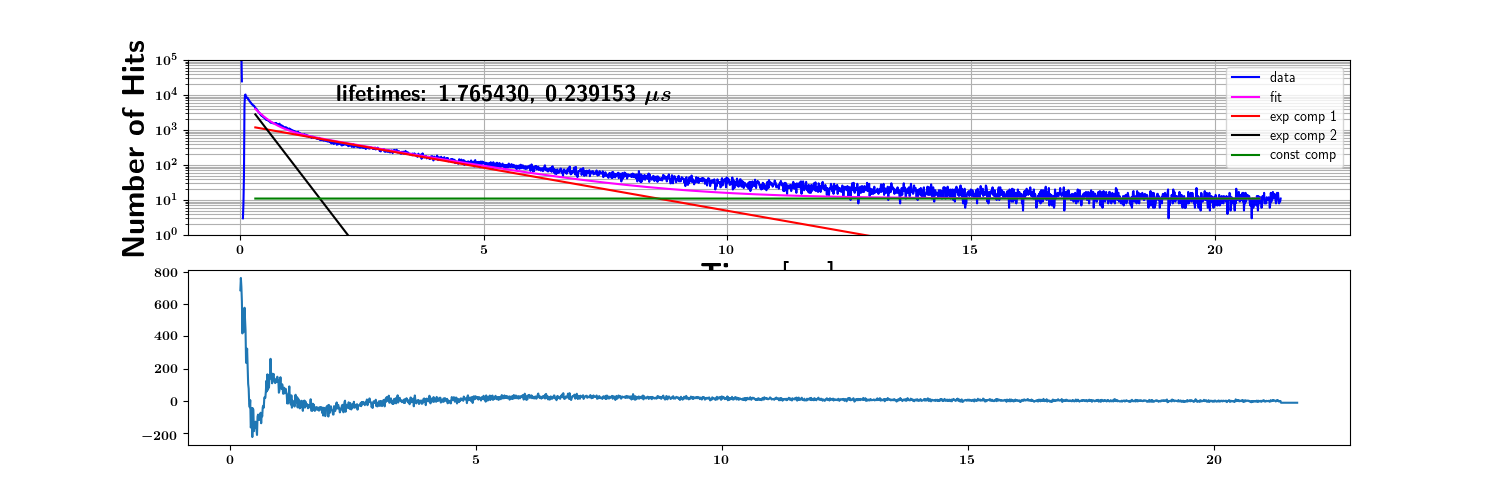

Write the Python code that produced this figure.
import math
import numpy as np
import matplotlib.pyplot as plt
import csv
from scipy.optimize import curve_fit

#for bold math
plt.rc('text', usetex=True)
plt.rcParams['text.latex.preamble'] = [r'\boldmath']

#def muonFit(t,C,tau,A1,tau1,A2,tau2):
#    return C*np.exp(-t/tau) + A1*np.exp(-t/tau1) + A2*np.exp(-t/tau2)

def muonFit(t,A1,tau1,A2,tau2):
    return 11. + A1*np.exp(-t/tau1) + A2*np.exp(-t/tau2) 

def expon(t,A,tau):
    return A*np.exp(-t/tau)

def gaussian(t,a,b,c):
    return a*np.exp(-(t-b)**2/(2*c**2))

#p_0 = [1000,2,1000,2,10000,2]
p_0 = [1000,2,10000,2 ]

binnum = []
tbins  = []
fitbnum  = []
fittbins = []

TACbin = 1

CalFac = 0.0105898268 # TAC-->us conversion factor [unit us/TAC]
#CalFac = 10/2048 # TAC-->us conversion factor [unit us/TAC]


with open("../data/decay/mu_dacay_run4_mar20.txt",newline='') as csvfile:
         reader = csv.reader(csvfile, delimiter="=")
         for row in reader:
              usbin = TACbin*CalFac
              binnum.append(usbin)
              tbin = float(row[0])
              tbins.append(tbin)
              if TACbin > 30 and TACbin < 2300:
              #if TACbin > 250 and TACbin < 1500:
                  fitbnum.append(usbin)
                  fittbins.append(tbin)
              TACbin += 1

t  = np.linspace(30*CalFac,1975*CalFac,num=2000)
#t1 = np.linspace(68*CalFac,200*CalFac,num=2000)
#t2 = np.linspace(68*CalFac,1800*CalFac,num=2000)

#fit the data
popt, pcov = curve_fit(muonFit,fitbnum,fittbins,p0=p_0)
perr = np.sqrt(np.diag(pcov))
#const = [popt[0]]*len(t)
const = [11.]*len(t)

plt.subplot(211)
plt.gcf().set_size_inches(15,5)
plt.ylim([1,1.0e5])
#plt.xlim([0,2050])
plt.xlabel(r'\textbf{Time} [$\mu s$]',size=22,fontweight='bold')
plt.ylabel(r'\textbf{Number of Hits}',size=22,fontweight='bold')
plt.grid(True, which='both')
#plt.plot(binnum,tbins)
#plt.plot(t,muonFit(t,*popt),label='fit')
plt.semilogy(binnum,tbins,color='blue',label='data')
plt.semilogy(t,muonFit(t,*popt),color='magenta',label='fit')
plt.semilogy(t,expon(t,popt[0],popt[1]),color='red',label='exp comp 1')
plt.semilogy(t,expon(t,popt[2],popt[3]),color='black',label='exp comp 2')
#plt.semilogy(t,expon(t,popt[4],popt[5]),color='green',label='exp comp 3')
plt.semilogy(t,const,color='green',label='const comp')
plt.legend(loc=1)
#plt.text(2.,1.e+4,r'\textbf{lifetimes: %f, %f, %f} $\mu s$' % (popt[1],popt[3],popt[5]), ha='left', va='center',fontsize=16,fontweight='bold')
plt.text(2.,1.e+4,r'\textbf{lifetimes: %f, %f} $\mu s$' % (popt[1],popt[3]), ha='left', va='center',fontsize=16,fontweight='bold')

#print("C = %f, A1 = %f, tau1 = %f, A2 = %f, tau2 = %f" % (popt[0],popt[1],popt[2],popt[3],popt[4]))
#print("\u03C3(C) = %f, \u03C3(A1) = %f, \u03C3(tau1) = %f, \u03C3(A2) = %f, \u03C3(tau2) = %f" % (perr[0],perr[1],perr[2],perr[3],perr[4]))

plt.subplot(212)


binnum = np.array(binnum)
tbins  = np.array(tbins)
tbins  = tbins[binnum > 0.2]
binnum = binnum[binnum > 0.2]
plt.plot(binnum,(tbins-muonFit(binnum,*popt)))
#print(popt[4],popt[5])

#print("lifetimes = %f, %f, %f" % (popt[1],popt[3],popt[5]))
print("lifetimes = %f, %f" % (popt[1],popt[3]) )

plt.show(block=True)
plt.savefig("muonlifetime.png")
